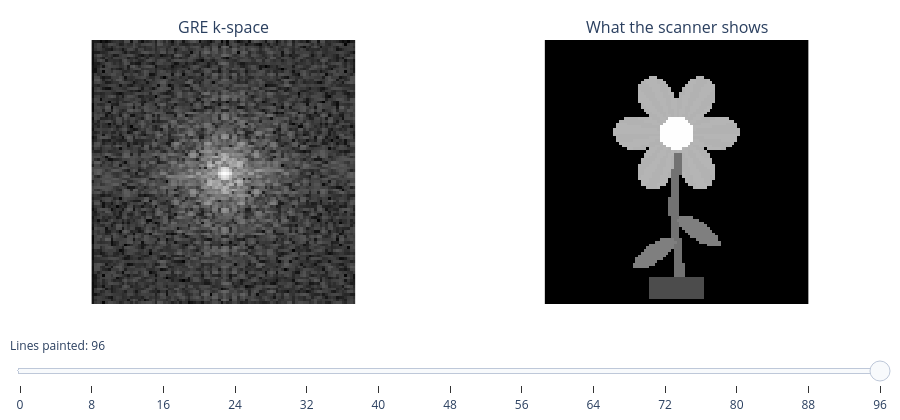

Notebook source saved alongside this figure:
### Code cell
#| label: figGreFill
img = P.flower()
k = P.fft2c(img)
kmax = np.log1p(np.abs(k)).max()
steps = list(range(0, P.N + 1, 8))
frames = []
for n in steps:
    kk = np.zeros_like(k)
    kk[:n] = k[:n]
    frames.append([P.kspace_u8(kk, kmax), P.to_u8(P.ifft2c(kk), np.abs(img).max())])
fig = P.slider_panels(frames, steps, ["GRE k-space", "What the scanner shows"],
                      default=len(steps) - 1, prefix="Lines painted: ")
fig

### Figure 1 — Plotly figure (JSON) as saved in the notebook; plotly's stock layout.template omitted (floating-point values rounded to 4 significant figures; data arrays with more than 128 entries replaced by an {"elided": "..."} marker saying what was removed)
{"data": [{"colorscale": [[0, "black"], [1, "white"]], "hovertemplate": "row %{y}, col %{x}<extra></extra>", "showscale": false, "type": "heatmap", "visible": false, "xaxis": "x", "yaxis": "y", "z": {"elided": "96x96 int values"}, "zmax": 255, "zmin": 0}, {"colorscale": [[0, "black"], [1, "white"]], "hovertemplate": "row %{y}, col %{x}<extra></extra>", "showscale": false, "type": "heatmap", "visible": false, "xaxis": "x2", "yaxis": "y2", "z": {"elided": "96x96 int values"}, "zmax": 255, "zmin": 0}, {"colorscale": [[0, "black"], [1, "white"]], "hovertemplate": "row %{y}, col %{x}<extra></extra>", "showscale": false, "type": "heatmap", "visible": false, "xaxis": "x", "yaxis": "y", "z": {"elided": "96x96 int values"}, "zmax": 255, "zmin": 0}, {"colorscale": [[0, "black"], [1, "white"]], "hovertemplate": "row %{y}, col %{x}<extra></extra>", "showscale": false, "type": "heatmap", "visible": false, "xaxis": "x2", "yaxis": "y2", "z": {"elided": "96x96 int values"}, "zmax": 255, "zmin": 0}, {"colorscale": [[0, "black"], [1, "white"]], "hovertemplate": "row %{y}, col %{x}<extra></extra>", "showscale": false, "type": "heatmap", "visible": false, "xaxis": "x", "yaxis": "y", "z": {"elided": "96x96 int values"}, "zmax": 255, "zmin": 0}, {"colorscale": [[0, "black"], [1, "white"]], "hovertemplate": "row %{y}, col %{x}<extra></extra>", "showscale": false, "type": "heatmap", "visible": false, "xaxis": "x2", "yaxis": "y2", "z": {"elided": "96x96 int values"}, "zmax": 255, "zmin": 0}, {"colorscale": [[0, "black"], [1, "white"]], "hovertemplate": "row %{y}, col %{x}<extra></extra>", "showscale": false, "type": "heatmap", "visible": false, "xaxis": "x", "yaxis": "y", "z": {"elided": "96x96 int values"}, "zmax": 255, "zmin": 0}, {"colorscale": [[0, "black"], [1, "white"]], "hovertemplate": "row %{y}, col %{x}<extra></extra>", "showscale": false, "type": "heatmap", "visible": false, "xaxis": "x2", "yaxis": "y2", "z": {"elided": "96x96 int values"}, "zmax": 255, "zmin": 0}, {"colorscale": [[0, "black"], [1, "white"]], "hovertemplate": "row %{y}, col %{x}<extra></extra>", "showscale": false, "type": "heatmap", "visible": false, "xaxis": "x", "yaxis": "y", "z": {"elided": "96x96 int values"}, "zmax": 255, "zmin": 0}, {"colorscale": [[0, "black"], [1, "white"]], "hovertemplate": "row %{y}, col %{x}<extra></extra>", "showscale": false, "type": "heatmap", "visible": false, "xaxis": "x2", "yaxis": "y2", "z": {"elided": "96x96 int values"}, "zmax": 255, "zmin": 0}, {"colorscale": [[0, "black"], [1, "white"]], "hovertemplate": "row %{y}, col %{x}<extra></extra>", "showscale": false, "type": "heatmap", "visible": false, "xaxis": "x", "yaxis": "y", "z": {"elided": "96x96 int values"}, "zmax": 255, "zmin": 0}, {"colorscale": [[0, "black"], [1, "white"]], "hovertemplate": "row %{y}, col %{x}<extra></extra>", "showscale": false, "type": "heatmap", "visible": false, "xaxis": "x2", "yaxis": "y2", "z": {"elided": "96x96 int values"}, "zmax": 255, "zmin": 0}, {"colorscale": [[0, "black"], [1, "white"]], "hovertemplate": "row %{y}, col %{x}<extra></extra>", "showscale": false, "type": "heatmap", "visible": false, "xaxis": "x", "yaxis": "y", "z": {"elided": "96x96 int values"}, "zmax": 255, "zmin": 0}, {"colorscale": [[0, "black"], [1, "white"]], "hovertemplate": "row %{y}, col %{x}<extra></extra>", "showscale": false, "type": "heatmap", "visible": false, "xaxis": "x2", "yaxis": "y2", "z": {"elided": "96x96 int values"}, "zmax": 255, "zmin": 0}, {"colorscale": [[0, "black"], [1, "white"]], "hovertemplate": "row %{y}, col %{x}<extra></extra>", "showscale": false, "type": "heatmap", "visible": false, "xaxis": "x", "yaxis": "y", "z": {"elided": "96x96 int values"}, "zmax": 255, "zmin": 0}, {"colorscale": [[0, "black"], [1, "white"]], "hovertemplate": "row %{y}, col %{x}<extra></extra>", "showscale": false, "type": "heatmap", "visible": false, "xaxis": "x2", "yaxis": "y2", "z": {"elided": "96x96 int values"}, "zmax": 255, "zmin": 0}, {"colorscale": [[0, "black"], [1, "white"]], "hovertemplate": "row %{y}, col %{x}<extra></extra>", "showscale": false, "type": "heatmap", "visible": false, "xaxis": "x", "yaxis": "y", "z": {"elided": "96x96 int values"}, "zmax": 255, "zmin": 0}, {"colorscale": [[0, "black"], [1, "white"]], "hovertemplate": "row %{y}, col %{x}<extra></extra>", "showscale": false, "type": "heatmap", "visible": false, "xaxis": "x2", "yaxis": "y2", "z": {"elided": "96x96 int values"}, "zmax": 255, "zmin": 0}, {"colorscale": [[0, "black"], [1, "white"]], "hovertemplate": "row %{y}, col %{x}<extra></extra>", "showscale": false, "type": "heatmap", "visible": false, "xaxis": "x", "yaxis": "y", "z": {"elided": "96x96 int values"}, "zmax": 255, "zmin": 0}, {"colorscale": [[0, "black"], [1, "white"]], "hovertemplate": "row %{y}, col %{x}<extra></extra>", "showscale": false, "type": "heatmap", "visible": false, "xaxis": "x2", "yaxis": "y2", "z": {"elided": "96x96 int values"}, "zmax": 255, "zmin": 0}, {"colorscale": [[0, "black"], [1, "white"]], "hovertemplate": "row %{y}, col %{x}<extra></extra>", "showscale": false, "type": "heatmap", "visible": false, "xaxis": "x", "yaxis": "y", "z": {"elided": "96x96 int values"}, "zmax": 255, "zmin": 0}, {"colorscale": [[0, "black"], [1, "white"]], "hovertemplate": "row %{y}, col %{x}<extra></extra>", "showscale": false, "type": "heatmap", "visible": false, "xaxis": "x2", "yaxis": "y2", "z": {"elided": "96x96 int values"}, "zmax": 255, "zmin": 0}, {"colorscale": [[0, "black"], [1, "white"]], "hovertemplate": "row %{y}, col %{x}<extra></extra>", "showscale": false, "type": "heatmap", "visible": false, "xaxis": "x", "yaxis": "y", "z": {"elided": "96x96 int values"}, "zmax": 255, "zmin": 0}, {"colorscale": [[0, "black"], [1, "white"]], "hovertemplate": "row %{y}, col %{x}<extra></extra>", "showscale": false, "type": "heatmap", "visible": false, "xaxis": "x2", "yaxis": "y2", "z": {"elided": "96x96 int values"}, "zmax": 255, "zmin": 0}, {"colorscale": [[0, "black"], [1, "white"]], "hovertemplate": "row %{y}, col %{x}<extra></extra>", "showscale": false, "type": "heatmap", "visible": true, "xaxis": "x", "yaxis": "y", "z": {"elided": "96x96 int values"}, "zmax": 255, "zmin": 0}, {"colorscale": [[0, "black"], [1, "white"]], "hovertemplate": "row %{y}, col %{x}<extra></extra>", "showscale": false, "type": "heatmap", "visible": true, "xaxis": "x2", "yaxis": "y2", "z": {"elided": "96x96 int values"}, "zmax": 255, "zmin": 0}], "layout": {"annotations": [{"font": {"size": 16}, "showarrow": false, "text": "GRE k-space", "x": 0.2425, "xanchor": "center", "xref": "paper", "y": 1, "yanchor": "bottom", "yref": "paper"}, {"font": {"size": 16}, "showarrow": false, "text": "What the scanner shows", "x": 0.7575, "xanchor": "center", "xref": "paper", "y": 1, "yanchor": "bottom", "yref": "paper"}], "height": 420, "margin": {"b": 10, "l": 10, "r": 10, "t": 40}, "sliders": [{"active": 12, "currentvalue": {"prefix": "Lines painted: "}, "pad": {"t": 30}, "steps": [{"args": [{"visible": [true, true, false, false, false, false, false, false, false, false, false, false, false, false, false, false, false, false, false, false, false, false, false, false, false, false]}], "label": "0", "method": "update"}, {"args": [{"visible": [false, false, true, true, false, false, false, false, false, false, false, false, false, false, false, false, false, false, false, false, false, false, false, false, false, false]}], "label": "8", "method": "update"}, {"args": [{"visible": [false, false, false, false, true, true, false, false, false, false, false, false, false, false, false, false, false, false, false, false, false, false, false, false, false, false]}], "label": "16", "method": "update"}, {"args": [{"visible": [false, false, false, false, false, false, true, true, false, false, false, false, false, false, false, false, false, false, false, false, false, false, false, false, false, false]}], "label": "24", "method": "update"}, {"args": [{"visible": [false, false, false, false, false, false, false, false, true, true, false, false, false, false, false, false, false, false, false, false, false, false, false, false, false, false]}], "label": "32", "method": "update"}, {"args": [{"visible": [false, false, false, false, false, false, false, false, false, false, true, true, false, false, false, false, false, false, false, false, false, false, false, false, false, false]}], "label": "40", "method": "update"}, {"args": [{"visible": [false, false, false, false, false, false, false, false, false, false, false, false, true, true, false, false, false, false, false, false, false, false, false, false, false, false]}], "label": "48", "method": "update"}, {"args": [{"visible": [false, false, false, false, false, false, false, false, false, false, false, false, false, false, true, true, false, false, false, false, false, false, false, false, false, false]}], "label": "56", "method": "update"}, {"args": [{"visible": [false, false, false, false, false, false, false, false, false, false, false, false, false, false, false, false, true, true, false, false, false, false, false, false, false, false]}], "label": "64", "method": "update"}, {"args": [{"visible": [false, false, false, false, false, false, false, false, false, false, false, false, false, false, false, false, false, false, true, true, false, false, false, false, false, false]}], "label": "72", "method": "update"}, {"args": [{"visible": [false, false, false, false, false, false, false, false, false, false, false, false, false, false, false, false, false, false, false, false, true, true, false, false, false, false]}], "label": "80", "method": "update"}, {"args": [{"visible": [false, false, false, false, false, false, false, false, false, false, false, false, false, false, false, false, false, false, false, false, false, false, true, true, false, false]}], "label": "88", "method": "update"}, {"args": [{"visible": [false, false, false, false, false, false, false, false, false, false, false, false, false, false, false, false, false, false, false, false, false, false, false, false, true, true]}], "label": "96", "method": "update"}]}], "xaxis": {"anchor": "y", "constrain": "domain", "domain": [0, 0.485], "scaleanchor": "y", "visible": false}, "xaxis2": {"anchor": "y2", "constrain": "domain", "domain": [0.515, 1], "scaleanchor": "y2", "visible": false}, "yaxis": {"anchor": "x", "autorange": "reversed", "constrain": "domain", "domain": [0, 1], "visible": false}, "yaxis2": {"anchor": "x2", "autorange": "reversed", "constrain": "domain", "domain": [0, 1], "visible": false}}}
